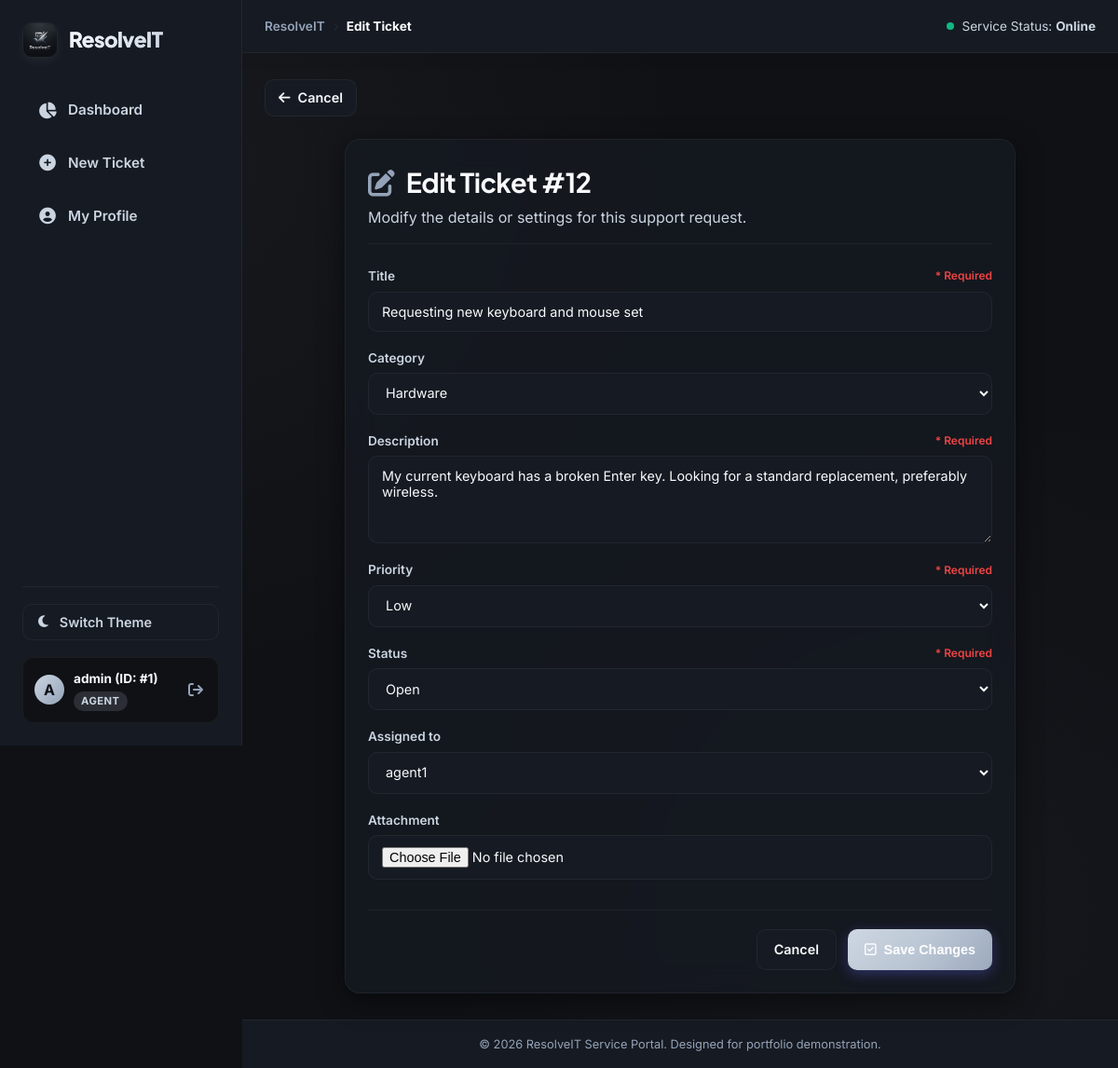
Page /ticket/12/edit/ (signed in) on the committed database.
### tickets/models.py (models this page shows, shortened)
class Ticket(models.Model):
    STATUS_CHOICES = [
        ('OPEN', 'Open'),
        ('IN_PROGRESS', 'In Progress'),
        ('RESOLVED', 'Resolved'),
        ('CLOSED', 'Closed'),
    ]
    PRIORITY_CHOICES = [
        ('LOW', 'Low'),
        ('MEDIUM', 'Medium'),
        ('HIGH', 'High'),
        ('URGENT', 'Urgent'),
    ]
    title = models.CharField(max_length=200)
    description = models.TextField()
    category = models.ForeignKey(
        Category,
        on_delete=models.SET_NULL,
        null=True,
        blank=True,
        related_name='tickets'
    )
    status = models.CharField(
        max_length=20,
        choices=STATUS_CHOICES,
        default='OPEN'
    )
    priority = models.CharField(
        max_length=20,
        choices=PRIORITY_CHOICES,
        default='MEDIUM'
    )
    attachment = models.FileField(
        upload_to='ticket_attachments/',
        null=True,
        blank=True
    )
    due_date = models.DateTimeField(null=True, blank=True)
    created_by = models.ForeignKey(
        User,
        on_delete=models.CASCADE,
        related_name='created_tickets'
    )
    assigned_to = models.ForeignKey(
        User,
        on_delete=models.SET_NULL,
        null=True,
        blank=True,
        related_name='assigned_tickets'
    )
    created_at = models.DateTimeField(auto_now_add=True)
    updated_at = models.DateTimeField(auto_now=True)
    class Meta:
        ordering = ['-created_at']

### tickets/views.py (the view, shortened to what this page needs)
# urls.py: path('ticket/<int:pk>/edit/', views.TicketEditView.as_view(), name='ticket_edit'),
class TicketEditView(LoginRequiredMixin, UpdateView):
    model = Ticket
    template_name = 'tickets/ticket_form.html'
    def get_form_class(self):
        if self.request.user.is_staff:
            return TicketUpdateForm
        return TicketCreateForm
    def get_object(self, queryset=None):
        ticket = super().get_object(queryset)
        is_owner = ticket.created_by == self.request.user
        is_staff = self.request.user.is_staff
        if not (is_staff or (is_owner and ticket.status == 'OPEN')):
            raise PermissionDenied("You do not have permission to edit this ticket.")
        return ticket

### tickets/forms.py
class TicketUpdateForm(forms.ModelForm):
    class Meta:
        model = Ticket
        fields = ['title', 'category', 'description', 'priority', 'status', 'assigned_to', 'attachment']
        widgets = {
            'title': forms.TextInput(attrs={'class': 'form-control'}),
            'category': forms.Select(attrs={'class': 'form-select'}),
            'description': forms.Textarea(attrs={'class': 'form-control', 'rows': 4}),
            'priority': forms.Select(attrs={'class': 'form-select'}),
            'status': forms.Select(attrs={'class': 'form-select'}),
            'assigned_to': forms.Select(attrs={'class': 'form-select'}),
            'attachment': forms.FileInput(attrs={'class': 'form-control'}),
        }
    def __init__(self, *args, **kwargs):
        super().__init__(*args, **kwargs)
        self.fields['assigned_to'].queryset = User.objects.filter(is_staff=True)
        self.fields['assigned_to'].label_from_instance = lambda obj: obj.get_full_name() or obj.username

### tickets/models.py (called while the page is built)
    def __str__(self):
        return self.name

### tickets/templates/tickets/ticket_form.html (shortened to what this page needs)
{% extends 'tickets/base.html' %}
{% block breadcrumb %}{% if object %}Edit Ticket{% else %}New Ticket{% endif %}{% endblock %}
{% block content %}
<div style="margin-bottom: 24px;">
    <a href="{% if object %}{% url 'tickets:ticket_detail' object.pk %}{% else %}{% url 'tickets:dashboard' %}{% endif %}" class="btn btn-secondary" style="padding: 8px 14px;">
        <i class="fa-solid fa-arrow-left"></i> Cancel
    </a>
</div>
<div class="glass-card" style="max-width: 720px; margin: 0 auto;">
    <div style="border-bottom: 1px solid var(--border-color); padding-bottom: 16px; margin-bottom: 24px;">
        <h1 style="font-size: 1.8rem; font-weight: 700; color: var(--text-primary);">
            {% if object %}
                <i class="fa-solid fa-pen-to-square" style="color: var(--accent-purple); margin-right: 8px;"></i> Edit Ticket #{{ object.id }}
            {% else %}
                <i class="fa-solid fa-plus-circle" style="color: var(--accent-blue); margin-right: 8px;"></i> Submit New Ticket
            {% endif %}
        </h1>
        <p style="color: var(--text-secondary); margin-top: 4px;">
            {% if object %}
                Modify the details or settings for this support request.
            {% else %}
                Fill out the form below to register a support ticket with the IT team.
            {% endif %}
        </p>
    </div>
    <form method="post" enctype="multipart/form-data" novalidate>
        {% for field in form %}
        <div class="form-group">
            <label for="{{ field.id_for_label }}" style="font-weight: 600; display: flex; justify-content: space-between; align-items: center;">
                {{ field.label }}
                {% if field.field.required %}
                    <span style="color: var(--priority-urgent); font-size: 0.75rem;">* Required</span>
                {% endif %}
            </label>
            {{ field }}
        </div>
        {% endfor %}
        <div style="display: flex; justify-content: flex-end; gap: 12px; border-top: 1px solid var(--border-color); padding-top: 20px; margin-top: 32px;">
            <a href="{% if object %}{% url 'tickets:ticket_detail' object.pk %}{% else %}{% url 'tickets:dashboard' %}{% endif %}" class="btn btn-secondary">
                Cancel
            </a>
            <button type="submit" class="btn btn-primary">
                <i class="fa-regular fa-square-check"></i>
                {% if object %}Save Changes{% else %}Submit Ticket{% endif %}
            </button>
        </div>
    </form>
</div>
{% endblock %}

### tickets/templates/tickets/base.html (shortened to what this page needs)
{% load static %}
<!DOCTYPE html>
<html lang="en" data-theme="dark">
<head>
    <link rel="stylesheet" href="https://cdnjs.cloudflare.com/ajax/libs/font-awesome/6.4.0/css/all.min.css">
    <link rel="stylesheet" href="{% static 'tickets/style.css' %}?v=2.7">
</head>
<body>
    <div class="app-layout">
        {% if user.is_authenticated %}
        <aside class="nav-sidebar">
            <div class="sidebar-top">
                <a href="{% url 'tickets:dashboard' %}" class="logo" style="display: flex; align-items: center; gap: 12px; text-decoration: none;">
                    <img src="{% static 'tickets/images/resolveit_logo.jpg' %}" alt="ResolveIT Logo" style="width: 38px; height: 38px; border-radius: 10px; border: 1px solid var(--border-color); box-shadow: 0 4px 12px rgba(255, 255, 255, 0.05); object-fit: cover;">
                    <span style="font-weight: 800; font-size: 1.4rem; background: linear-gradient(135deg, var(--text-primary), var(--text-secondary)); -webkit-background-clip: text; -webkit-text-fill-color: transparent; letter-spacing: -0.5px;">ResolveIT</span>
                </a>
            </div>
            <nav class="sidebar-menu">
                <a href="{% url 'tickets:dashboard' %}" class="menu-item {% if request.resolver_match.url_name == 'dashboard' %}active{% endif %}">
                    <i class="fa-solid fa-chart-pie"></i>
                    <span>Dashboard</span>
                </a>
                <a href="{% url 'tickets:ticket_create' %}" class="menu-item {% if request.resolver_match.url_name == 'ticket_create' %}active{% endif %}">
                    <i class="fa-solid fa-plus-circle"></i>
                    <span>New Ticket</span>
                </a>
                <a href="{% url 'tickets:profile' %}" class="menu-item {% if request.resolver_match.url_name == 'profile' %}active{% endif %}">
                    <i class="fa-solid fa-circle-user"></i>
                    <span>My Profile</span>
                </a>
            </nav>
            <div class="sidebar-bottom">
                <button id="theme-toggle" class="sidebar-toggle-btn" title="Toggle Theme">
                    <i id="theme-icon" class="fa-solid fa-moon"></i>
                    <span>Switch Theme</span>
                </button>
                <div class="user-session-card" style="display: flex; align-items: center; justify-content: space-between; width: 100%;">
                    <a href="{% url 'tickets:profile' %}" style="display: flex; align-items: center; gap: 10px; text-decoration: none; flex: 1; min-width: 0; cursor: pointer;" title="View Profile">
                        <div class="session-avatar">
                            {{ user.username|slice:":1"|upper }}
                        </div>
                        <div class="session-info">
                            <div class="session-name" title="{{ user.username }}">{{ user.username }} (ID: #{{ user.id }})</div>
                            <span class="role-badge">{% if user.is_staff %}Agent{% else %}Client{% endif %}</span>
                        </div>
                    </a>
                    <form method="post" action="{% url 'tickets:logout' %}" style="margin: 0; display: inline-flex;">
                        <button type="submit" class="logout-icon-btn" title="Sign Out">
                            <i class="fa-solid fa-arrow-right-from-bracket"></i>
                        </button>
                    </form>
                </div>
            </div>
        </aside>
        {% endif %}
        <div class="main-wrapper">
            {% if user.is_authenticated %}
            <header class="top-bar-header">
                <div class="top-bar-left">
                    <span class="breadcrumb-item">ResolveIT</span>
                    <i class="fa-solid fa-angle-right breadcrumb-separator"></i>
                    <span class="breadcrumb-item active">
                        {% block breadcrumb %}Portal{% endblock %}
                    </span>
                </div>
                <div class="top-bar-right">
                    <div style="font-size: 0.85rem; color: var(--text-secondary); display: flex; align-items: center; gap: 8px;">
                        <span class="status-indicator"></span>
                        <span>Service Status: <strong>Online</strong></span>
                    </div>
                </div>
            </header>
            {% endif %}
            <main class="main-content">
                {% block content %}{% endblock %}
            </main>
            <footer>
                <p>&copy; 2026 ResolveIT Service Portal. Designed for portfolio demonstration.</p>
            </footer>
        </div>
    </div>
</body>
</html>

### rows in the picture
Ticket: id "12", form "Requesting new keyboard and mouse set" "Hardware" "My current keyboard has a broken Enter key. Looking for a standard replacement, preferably wireless." "Low" "Open" "agent1"

### other values in the picture
{{ user.username|slice:":1"|upper }} "A"
{{ user.username }} "admin"
{{ user.id }} "1"
{{ field.label }} "Title" "Category" "Description" "Priority" "Status" "Assigned to" "Attachment"
